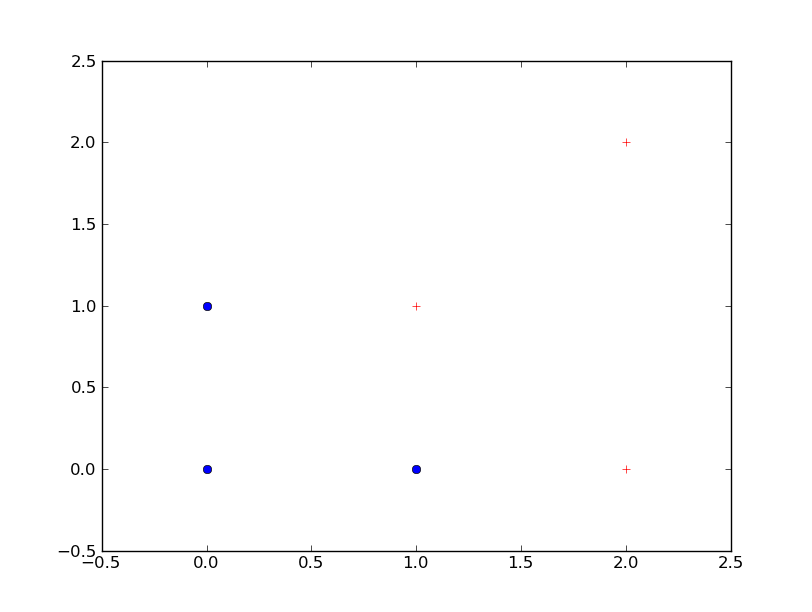

Reproduce this figure in Python.
import numpy as np
import matplotlib.pyplot as plt

x1 = np.array([1, 2, 2])
y1 = np.array([1, 2, 0])

x2 = np.array([0, 1, 0])
y2 = np.array([0, 0, 1])

plt.plot(x1, y1, "r+", x2, y2, 'bo')
plt.axis([-0.5, 2.5, -0.5, 2.5])
plt.show()
